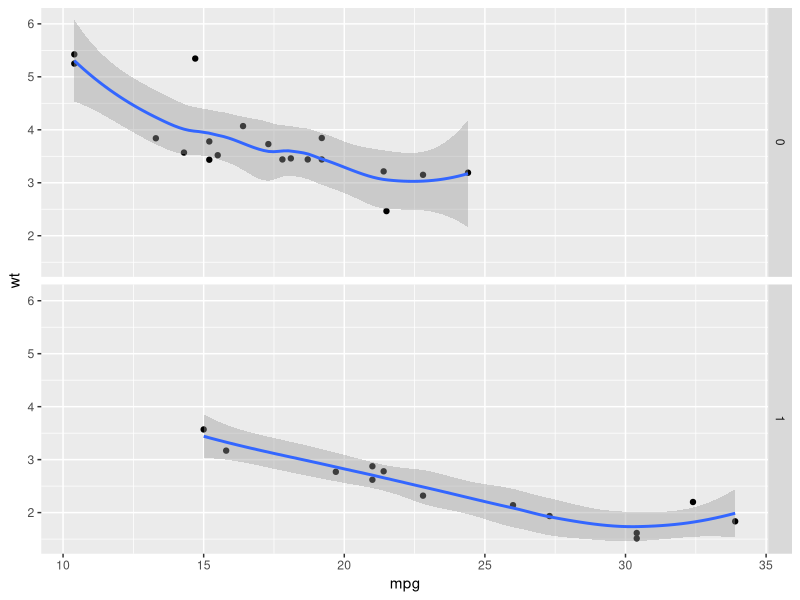
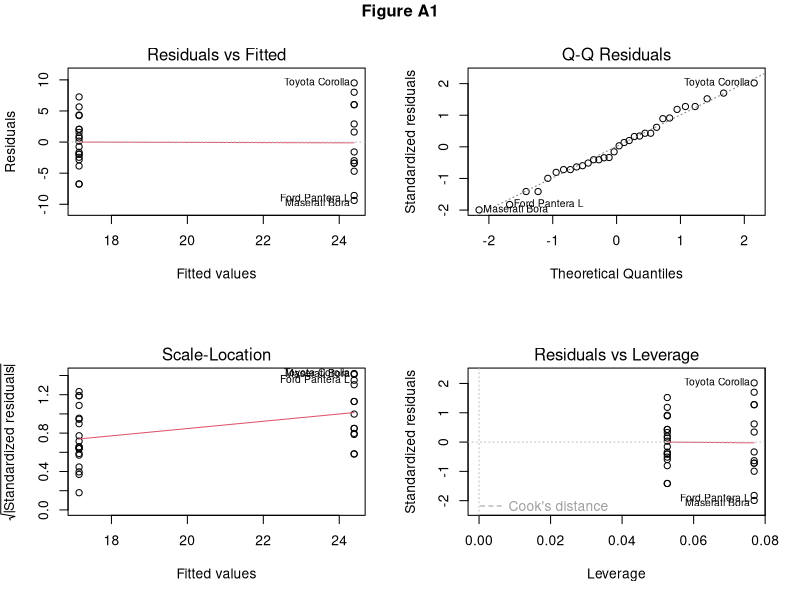
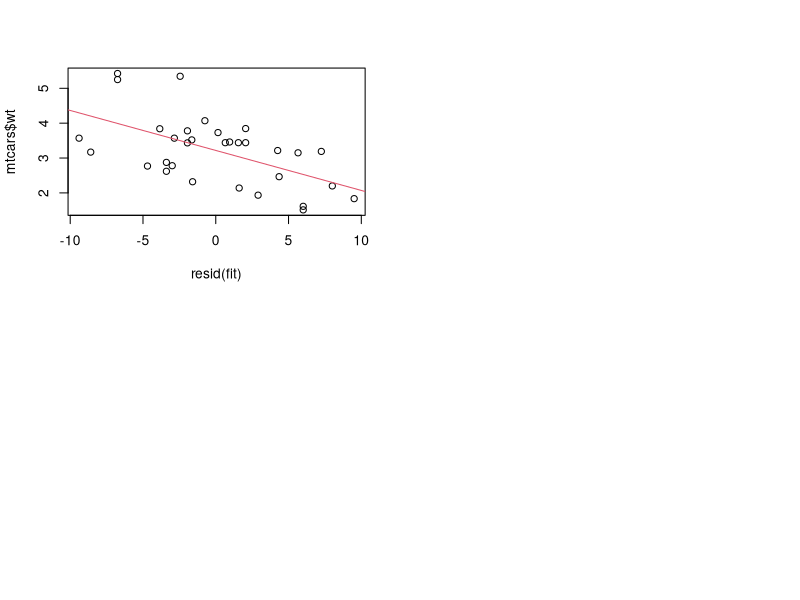

These figures' R source, in order:
## ---- chunk 1
#The warnings/messages from this section are hidden
library(ggplot2)
ggplot(data=mtcars,aes(mpg,wt)) + geom_point() + facet_grid(facets = am ~ .) + geom_smooth()
## ---- chunk 2
summary(lm(mpg ~ am,data=mtcars))
## ---- chunk 3
fit1 <- lm(formula = mpg ~ wt, data = mtcars)
fit2 <- lm(formula = mpg ~ wt + am, data = mtcars)
fit3 <- lm(formula = mpg ~ wt + am + cyl, data = mtcars)
anova(fit1,fit2,fit3)
## ---- chunk 4
#Mean MPG of cars with manual transmission
manualcars <- mtcars[mtcars$am == 0,]
mean(manualcars$mpg)
mean(manualcars$wt)
#Mean MPG of cars with automatic transmission
autocars <- mtcars[mtcars$am == 1,]
mean(autocars$mpg)
mean(autocars$wt)
## ---- chunk 5
t.test(manualcars$mpg,autocars$mpg,var.equal = T)
## ---- chunk 6
fit <- lm(mpg ~ am,data=mtcars)
par(mfrow=c(2,2))
plot(fit)
title("Figure A1",outer=T,line=-1)
## ---- chunk 7
cor(resid(fit),mtcars$wt)
plot(resid(fit),mtcars$wt)
abline(lm(mtcars$wt ~resid(fit)),col=2)
## ---- chunk 8
summary(fit3)
